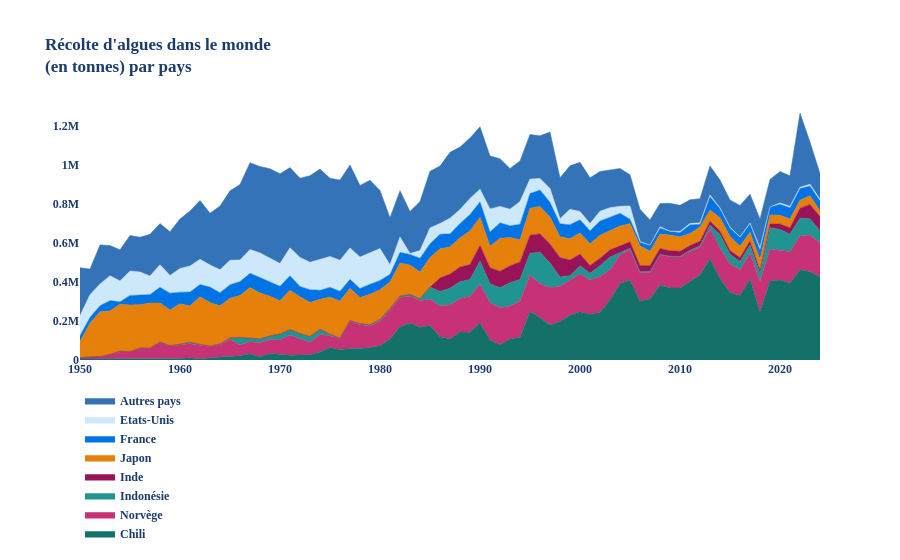

The notebook cell this image was saved under:
### Markdown cell above
Liste couleurs dispos : ['#1D3B6E','#5B8FCB', '#FDF2ED', '#209490', '#C73175', '#F6A01E', '#1E52A1', '#97C7EC', '#13716A', '#991358', '#E5800B', '#3573B9', '#CDE8FA', '#58B7B0', '#D85F9F', '#F9C06B', '#97C7EC', '#E1D3E9', '#F18882', '#FBDDD9', '#C3ADD4', 'F8C2BB']

 '#0074E4' : FR
 '#1D3B6E' : Chine
 '#209490' : Indonésie
 '#C73175' : Norvège
 '#5B8FCB' : Corée du Sud
 '#97C7EC' : Philippines
 '#F6A01E' : Autres pays d'Asie
 '#1E52A1' : Autres pays hors Asie
 '#13716A' : Chili
 '#991358' : Inde
 '#E5800B' : Japon
 '#CDE8FA' : Etats-Unis
 '#3573B9' : Autres pays (du monde)
 '#58B7B0' : Irlande
 '#D85F9F' : Islande
 '#F9C06B' : Russie
 '#E1D3E9' : Royaume-Uni
 '#F18882' : Autres pays d'Europe

### Code cell
df_prod_alguae_country_fig_4_recolte['Pays'] = df_prod_alguae_country_fig_4_recolte.apply(lambda row: get_category_bis(row), axis=1)
df_prod_alguae_country_fig_4_recolte_by_year = df_prod_alguae_country_fig_4_recolte[["Année", "Pays","Production"]].groupby(["Année", "Pays"]).sum().reset_index()
colors = [('Chili','#13716A'),('Norvège','#C73175'),("Indonésie",'#209490'),('Inde','#991358'), ('Japon', '#E5800B'), ('France','#0074E4'), ("Etats-Unis", '#CDE8FA'), ('Autres pays', '#3573B9')]

fig_4 = create_multi_traces_area_plot(df_prod_alguae_country_fig_4_recolte_by_year,colors, "Récolte d'algues dans le monde<br>(en tonnes) par pays")
fig_4
